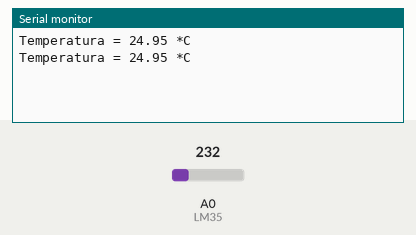
Recording of a sketch running on a simulated Arduino Uno, built with avr-gcc and run on an emulated ATmega328P. Shown: the last lines printed to the serial monitor. Inputs (shaded band) come from the test bench; at power-on: A0 (LM35) = 232.

Above: at 1.8 s.
1.9 s: A0 (LM35) set to 250
At 2.8 s:
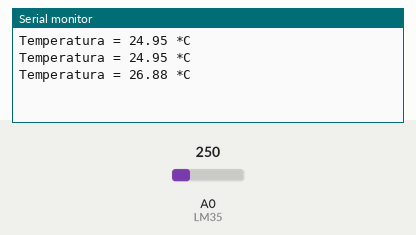
3.4 s: A0 (LM35) set to 266
At 4.6 s:
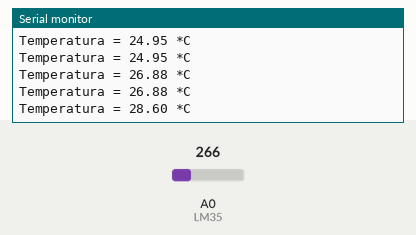
Timing chart, 0 to 6.4 s (numbered marks = the images above; inputs shaded):
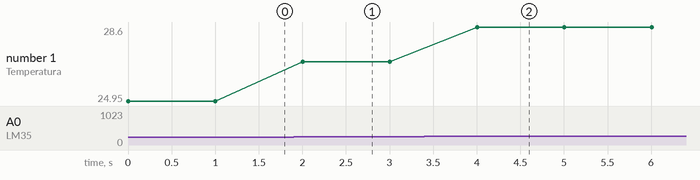

Measured:
- after the input at 1.9 s, the serial monitor: prints a new line after 0.10 s (image 1)
- after the input at 3.4 s, the serial monitor: prints a new line after 0.60 s (image 2)
- plotted number 1: 24.95 → 26.88 after the input at 1.9 s, 26.88 → 28.6 after the input at 3.4 s

The sketch:

read_temperature.ino
```cpp
/* temperatura */

const int LM35 = 0;
float temperatura = 0;
int ADClido = 0;

void setup()
{
  Serial.begin(9600);
  analogReference(INTERNAL);
}

void loop()
{
  ADClido = analogRead(LM35);
  temperatura = ADClido * 0.107526881;
  Serial.print("Temperatura = ");
  Serial.print(temperatura);
  Serial.println(" *C");
  delay(1000);

}
```
